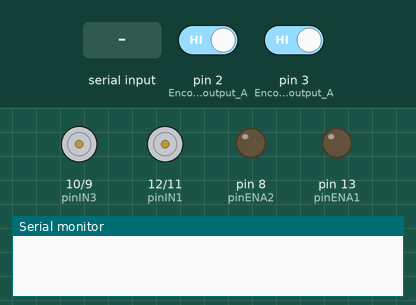
Bench run of a sketch on a simulated Arduino Uno, built with avr-gcc and run on an emulated ATmega328P. Shown: motor-driver pin pairs drawn as motors (green arrow = first pin HIGH = forward, orange = second pin HIGH = backward, longer = more drive), output pins drawn as LEDs (lit = HIGH), the last lines printed to the serial monitor. Inputs (shaded band) come from the test bench; at power-on: pin 2 (Encoder1_output_A) HIGH, pin 3 (Encoder2_output_A) HIGH.

Above: at 1.2 s.
1.3 s: "90,45,200\n" received over Serial
At 2.1 s:
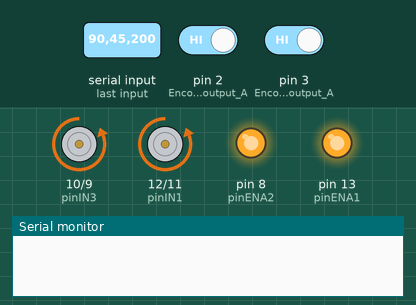
2.8 s: "0\n" received over Serial
At 3.3 s:
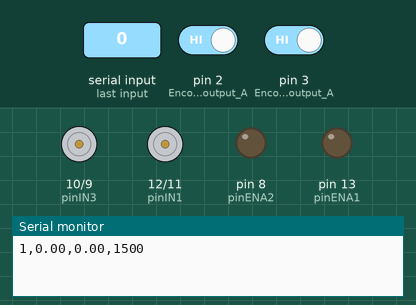
4.3 s: "30,150,10\n" received over Serial
At 5.6 s:
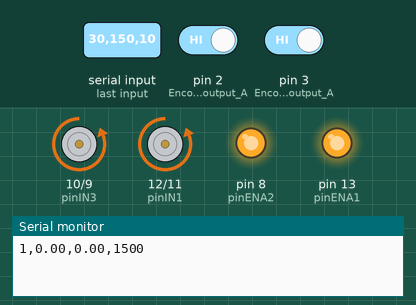
Timing chart, 0 to 7.3 s (numbered marks = the images above; inputs shaded):
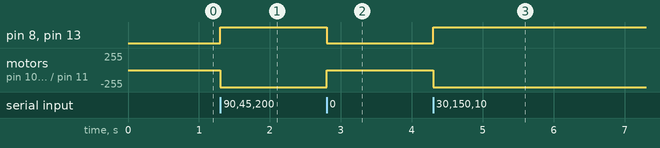

The sketch:

Arduino_Encoders.ino
```cpp
unsigned long previousMillis = 0UL;
unsigned long interval = 100UL;
unsigned long TiempoInicial = 0;
unsigned long TiempoFinal = 0;
const int pinENA1 = 13; //13
const int pinIN1 = 12;  //12
const int pinIN2 = 11;  //11
const int pinENA2 = 8; //8
const int pinIN3 = 10; //10
const int pinIN4 = 9; //9
int k = 0;
#define Encoder1_output_A 2 // 2NARANJA
#define Encoder1_output_B 4 // 4VERDE
#define Encoder2_output_A 3 // 3NARANJA
#define Encoder2_output_B 5 // 5VERDE

float Count1_pulses = 0;
float Count2_pulses = 0;
float Grados1_anteriores = 0;
float Grados2_anteriores = 0;
float Grados1_actuales = 0;
float Grados2_actuales = 0;
float pulsos1 = 0;
float pulsos2 = 0;
int i = 0;
int pwm = 0;      //velocidad de giro 80% (200/255)
bool imprimir = false;
int anular = 0;


// Ec vel lineal en centimetros vel = 0.24pwm + 16.82
// pwm = (vel - 16.82)/0.24

// Regla de 3 vel angular, con pwm = 150, hace 1 vuelta en 1.9s. Es decir, 360/1.9 = 189grad/s

// Vel lineal max y min = [50,80]
// Vel angular max y min = [180,305]

void DC_Motor_Encoder1() {
  int b1 = digitalRead(Encoder1_output_B);
  if (b1 > 0) {
    Count1_pulses++;
  }
  else {
    Count1_pulses--;
  }
}

void DC_Motor_Encoder2() {
  int b2 = digitalRead(Encoder2_output_B);
  if (b2 > 0) {
    Count2_pulses++;
  }
  else {
    Count2_pulses--;
  }
}
void setup()
{
  pinMode(pinIN1, OUTPUT);
  pinMode(pinIN2, OUTPUT);
  pinMode(pinENA1, OUTPUT);
  pinMode(pinIN3, OUTPUT);
  pinMode(pinIN4, OUTPUT);
  pinMode(pinENA2, OUTPUT);
  Serial.begin(230400);
  pinMode(Encoder1_output_A, INPUT); // sets the Encoder_output_A pin as the input
  pinMode(Encoder1_output_B, INPUT); // sets the Encoder_output_B pin as the input
  attachInterrupt(digitalPinToInterrupt(Encoder1_output_A), DC_Motor_Encoder1, RISING);
  pinMode(Encoder2_output_A, INPUT); // sets the Encoder_output_A pin as the input
  pinMode(Encoder2_output_B, INPUT); // sets the Encoder_output_B pin as the input
  attachInterrupt(digitalPinToInterrupt(Encoder2_output_A), DC_Motor_Encoder2, RISING);
}

void loop() {
unsigned long currentMillis = millis();

  if (Serial.available() > 0) {
    // Read the incoming string
    String integer_string = Serial.readStringUntil('\n');
    int integer_array[2];
    int i = 0;
    char* token = strtok((char*)integer_string.c_str(), ",");
    while (token != NULL && i < 2) {
      integer_array[i] = atoi(token);
      i++;
      token = strtok(NULL, ",");
    }
    if ((integer_array[0] == 0) && (integer_array[1] == 0 )) {
       //Serial.println(anular);
      if (anular == 1) {Count1_pulses = 0;}
      else if (anular == 2) {Count2_pulses = 0;}
      TiempoFinal = millis();
      digitalWrite(pinIN1, LOW);
      digitalWrite(pinIN2, LOW);
      analogWrite(pinENA1, 0);
      digitalWrite(pinIN3, LOW);
      digitalWrite(pinIN4, LOW);
      analogWrite(pinENA2, 0);
      pulsos1 = Count1_pulses;
      pulsos2 = Count2_pulses;
      //Serial.println(pulsos1);
      //Serial.println(pulsos2);
      Grados1_actuales = pulsos1 * 360.0 / 77.0;
      Grados2_actuales = pulsos2 * 360.0 / 77.0;
      imprimir = true;
      anular = 0;
      k = k+1;
    }
    else if (integer_array[0] > 0 ) { //Si el comando es "on"
      TiempoInicial = millis();
      pwm = (integer_array[0] - 16.82) / 0.24;
      //Serial.println("1");
      digitalWrite(pinIN1, LOW);
      digitalWrite(pinIN2, HIGH);
      analogWrite(pinENA1, 200);
      digitalWrite(pinIN3, LOW);
      digitalWrite(pinIN4, HIGH);
      analogWrite(pinENA2, 200);
    }
    else if (integer_array[0] < 0 ) {
      TiempoInicial = millis();
      pwm = (abs(integer_array[0]) - 16.82) / 0.24;
      //Serial.println("2");
      digitalWrite(pinIN1, HIGH);
      digitalWrite(pinIN2, LOW);
      analogWrite(pinENA1, 150);
      digitalWrite(pinIN3, HIGH);
      digitalWrite(pinIN4, LOW);
      analogWrite(pinENA2, 200);

    }
    else if (integer_array[1] > 0 ) { // Funciona
      anular = 2;
      TiempoInicial = millis();
      //pwm = (150*integer_array[1])/189;
      //Serial.println("3");
      digitalWrite(pinIN1, LOW);
      digitalWrite(pinIN2, LOW);
      analogWrite(pinENA1, 0);
      digitalWrite(pinIN3, LOW);
      digitalWrite(pinIN4, HIGH);
      analogWrite(pinENA2, 200);
    }
    else if (integer_array[1] < 0 ) {
      TiempoInicial = millis();
      anular = 1;
      //pwm = (150*abs(integer_array[1]))/189;
      digitalWrite(pinIN1, LOW);
      digitalWrite(pinIN2, HIGH);
      analogWrite(pinENA1, 200);
      digitalWrite(pinIN3, LOW);
      digitalWrite(pinIN4, LOW);
      analogWrite(pinENA2, 0);

    }

    i = 0;
    Serial.flush();
  }

   if (imprimir == true){
    Serial.print(k);
        Serial.print(",");
        Serial.print(String(Grados1_actuales));
        Serial.print(",");
        Serial.print(String(Grados2_actuales));
        Serial.print(",");
        Serial.println(String(TiempoFinal - TiempoInicial));
        Count1_pulses = 0;
        Count2_pulses = 0;
        imprimir = false;
        TiempoInicial = 0;
        TiempoFinal = 0;
        Grados1_actuales = 0;
        Grados2_actuales = 0;
   }
}
```

Measured:
- after the input at 1.3 s, pin 8 (pinENA2), pin 13 (pinENA1): LOW → HIGH at once; motor on pin 10 (pinIN3) / pin 9 (pinIN4), motor on pin 12 (pinIN1) / pin 11 (pinIN2): stopped → backward 255/255 at once
- after the input at 2.8 s, pin 8 (pinENA2), pin 13 (pinENA1): HIGH → LOW at once; motor on pin 10 (pinIN3) / pin 9 (pinIN4), motor on pin 12 (pinIN1) / pin 11 (pinIN2): backward 255/255 → stopped at once
- after the input at 4.3 s, pin 8 (pinENA2), pin 13 (pinENA1): LOW → HIGH at once; motor on pin 10 (pinIN3) / pin 9 (pinIN4), motor on pin 12 (pinIN1) / pin 11 (pinIN2): stopped → backward 255/255 at once
